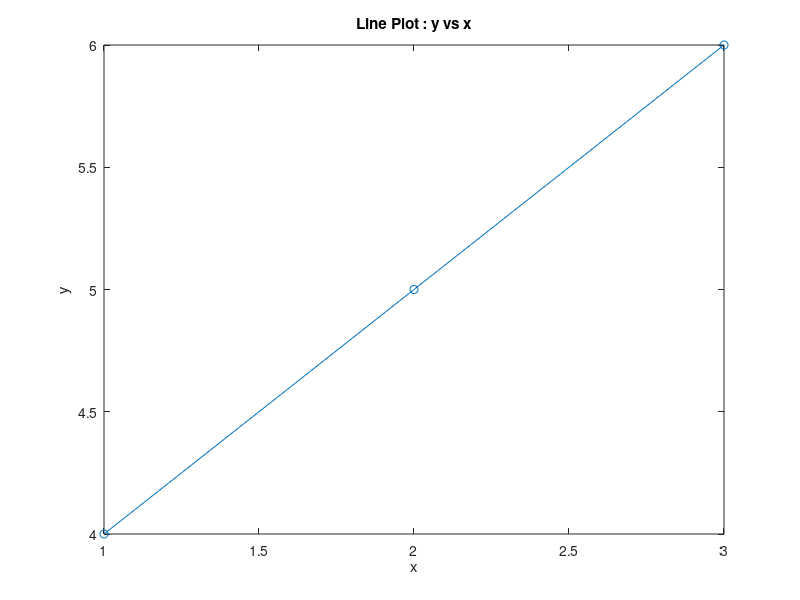

Here is the MATLAB script that generated this plot:
x = [1 2 3] %x vector
y = [4 5 6] %Y vector

figure;
plot(x,y,'-o');
title('Line Plot : y vs x')
xlabel('x');
ylabel('y');